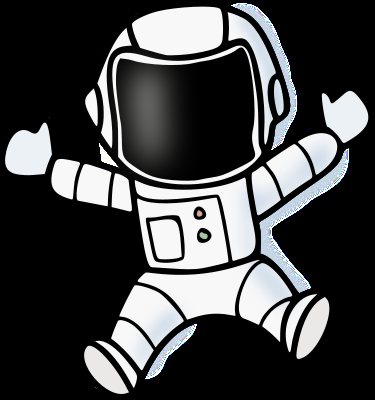
#> input picture python/jobsheet4/src/spaceman.png, 375 x 400 px, found by its file name
$ python citra512.py
#> lines starting #> are read from the running program, lines starting #| are printed output that depends on the picture
import cv2
import numpy as np

citra = np.zeros((512, 512, 3), np.uint8)

spaceman = cv2.imread(r'C:\Raiya Yusuf Priatmojo\Praktik Penginderaan Visual Robot\python\jobsheet4\src\spaceman.png', -1)
#> spaceman is the input picture: shape (400, 375, 4); mean B, G, R, A 70.4, 69.5, 68.5, 123.4

if spaceman is None:
    print("Error: Gambar tidak ditemukan atau tidak dapat dibaca.")
else:
    dimensi_baru = (512, 512)
    spaceman = cv2.resize(spaceman, dimensi_baru, interpolation=cv2.INTER_AREA)
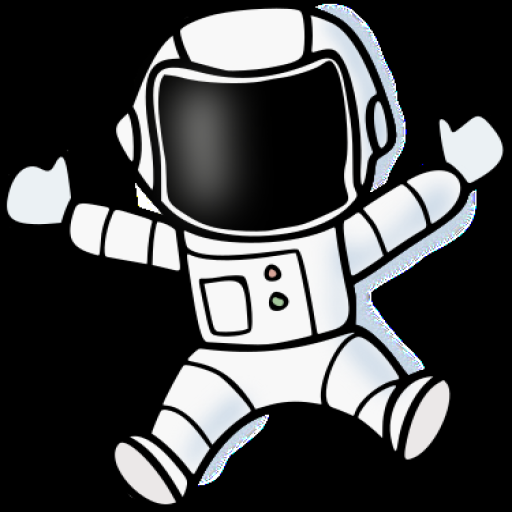
#> spaceman: shape (512, 512, 4); mean B, G, R, A 70.3, 69.4, 68.5, 123.4

    citra[:, :, :] = spaceman[:, :, 0:3]

    cv2.imshow('Hasil', citra)
    cv2.waitKey(0)
    cv2.destroyAllWindows()
